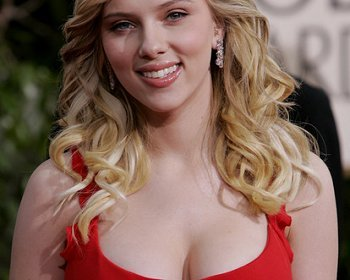
#> input picture MIR04_02/input_images/scarlett.jpg, 350 x 280 px
$ python solution_04_04.py
#> lines starting #> are read from the running program, lines starting #| are printed output that depends on the picture; after the words box and inside, x2 and y2 are one past the last pixel; in counts of white or black regions, pixels touching at a corner belong together
'''
Multimedia Retrieval Information
Homework 4, Exercise 4
Blobs

Goal: Developed a program for quantization an image

@author: Federico Raue
'''
import Image
from pylab import asarray
from scipy.cluster.vq import kmeans, vq


file_name = 'scarlett'
im = Image.open ('input_images/'+file_name+'.jpg')
#> im is the input picture: PIL image 350x280 RGB; mean R, G, B 132.8, 102.5, 90.6
image_array = (asarray(im))
image_histogram = image_array.copy()

#Histogram 4 x 4 x 4
image_histogram[(0 <= image_histogram) & (image_histogram <= 64)] = 32
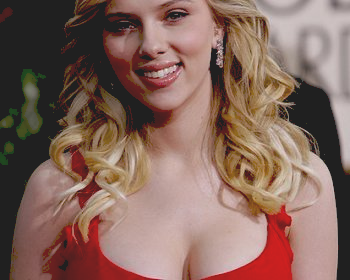
#> image_histogram: shape (280, 350, 3); mean R, G, B 133.4, 103.4, 93.2
image_histogram[(64 <= image_histogram) & (image_histogram < 128)] = 96
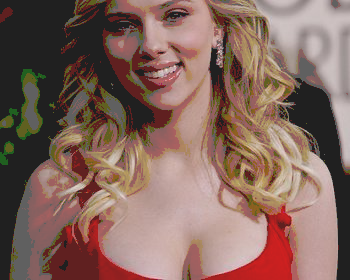
#> image_histogram: shape (280, 350, 3); mean R, G, B 132.7, 103.2, 93.6
image_histogram[(128 <= image_histogram) & (image_histogram < 192)] = 168
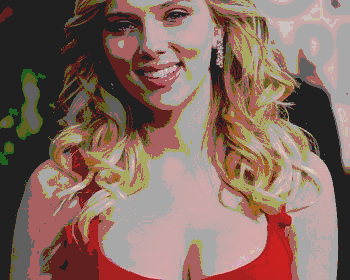
#> image_histogram: shape (280, 350, 3); mean R, G, B 134.1, 107, 97.1
image_histogram[(192 <= image_histogram) & (image_histogram <= 255)] = 223
#> image_histogram: shape (280, 350, 3); 19.84% of pixels changed, all inside (x1, y1, x2, y2) = (59, 0, 350, 280)


Image.fromarray(image_histogram).show()
Image.fromarray(image_histogram).save('output_images/'+file_name+'_hist.jpg')


#Vector quantized
image_vq = image_array.copy()

for cluster in [8, 16, 32, 64]:

#> (the run stopped early here; a loop or call above may not have finished)

$ run again, with MIR04_02/input_images/cells2.jpg copied over MIR04_02/input_images/scarlett.jpg
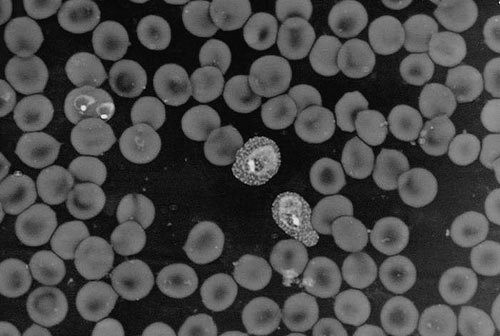
#> input picture MIR04_02/input_images/cells2.jpg, 500 x 336 px
#> im is the input picture: PIL image 500x336 L; min 0, max 246, mean 70.8
#> `image_histogram[(64 <= image_histogram) & (image_histogram < 128)] = 96`:
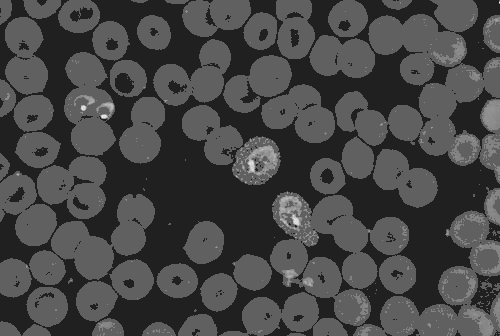
#> image_histogram: shape (336, 500); min 32, max 246, mean 70.3
#> `image_histogram[(128 <= image_histogram) & (image_histogram < 192)] = ..`:
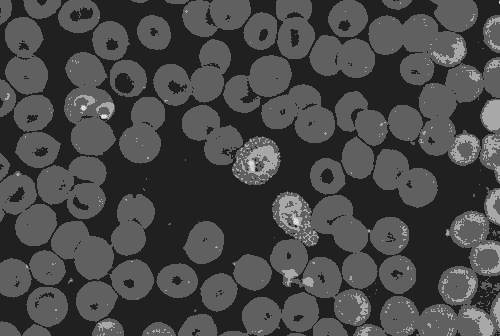
#> image_histogram: shape (336, 500); 3.37% of pixels changed, all inside (x1, y1, x2, y2) = (5, 1, 500, 336)
